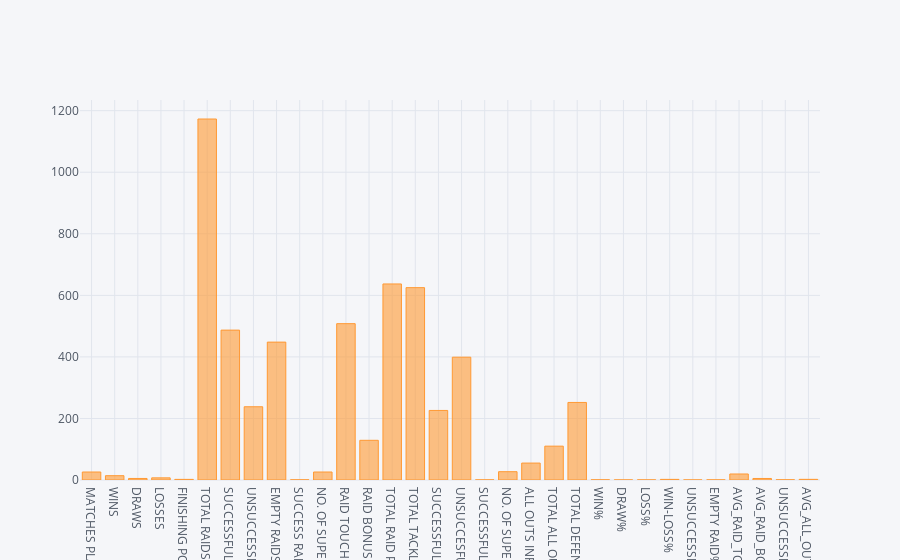

Write notebook code for a chart like this one.
### Code cell
df3.iplot(kind='bar')

### Figure 1 — Plotly figure (JSON) as saved in the notebook; plotly's stock layout.template omitted (floating-point values rounded to 4 significant figures)
{"data": [{"marker": {"color": "rgba(255, 153, 51, 0.6)", "line": {"color": "rgba(255, 153, 51, 1.0)", "width": 1}}, "name": "SEASON 5", "orientation": "v", "text": "", "type": "bar", "uid": "c82f0d6c-0e83-45c8-8eab-c847c2c553c9", "x": ["MATCHES PLAYED", "WINS", "DRAWS", "LOSSES", "FINISHING POSITION", "TOTAL RAIDS", "SUCCESSFUL RAIDS", "UNSUCCESSFUL RAID", "EMPTY RAIDS", "SUCCESS RAID %", "NO. OF SUPER RAIDS", "RAID TOUCH POINTS", "RAID BONUS POINTS", "TOTAL RAID POINTS", "TOTAL TACKLES", "SUCCESSFUL TACKLES", "UNSUCCESFUL TACKLES", "SUCCESSFUL TACKLE %", "NO. OF SUPER TACKLES", "ALL OUTS INFLICTED", "TOTAL ALL OUT POINTS", "TOTAL DEFENCE POINTS", "WIN%", "DRAW%", "LOSS%", "WIN-LOSS%", "UNSUCCESSFUL RAID%", "EMPTY RAID%", "AVG_RAID_TOUCH_POINT", "AVG_RAID_BONUS_POINT", "UNSUCCESSFUL TACKLE%", "AVG_ALL_OUTS"], "y": [26, 14, 5, 7, 2, 1173, 487, 238, 448, 0.54, 26, 508, 129, 637, 625, 226, 399, 0.4, 27, 55, 110, 252, 0.5385, 0.1923, 0.2692, 2, 0.2029, 0.3819, 19.54, 4.962, 0.6384, 2.115]}], "layout": {"legend": {"bgcolor": "#F5F6F9", "font": {"color": "#4D5663"}}, "paper_bgcolor": "#F5F6F9", "plot_bgcolor": "#F5F6F9", "title": {"font": {"color": "#4D5663"}}, "xaxis": {"gridcolor": "#E1E5ED", "showgrid": true, "tickfont": {"color": "#4D5663"}, "title": {"font": {"color": "#4D5663"}, "text": ""}, "zerolinecolor": "#E1E5ED"}, "yaxis": {"gridcolor": "#E1E5ED", "showgrid": true, "tickfont": {"color": "#4D5663"}, "title": {"font": {"color": "#4D5663"}, "text": ""}, "zerolinecolor": "#E1E5ED"}}}
